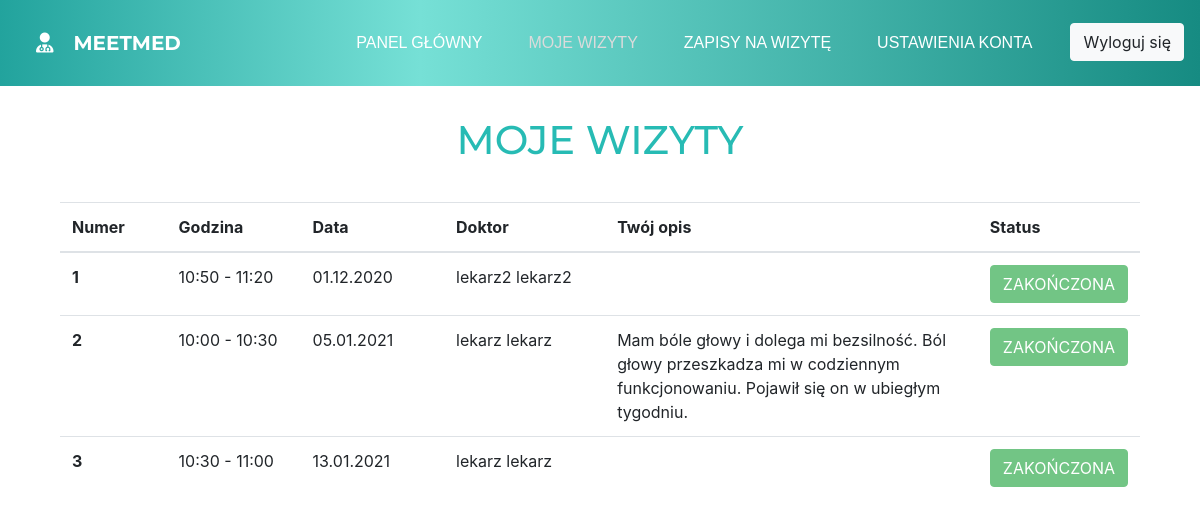
Page /account/patientappointments (signed in) on the earlier database version.
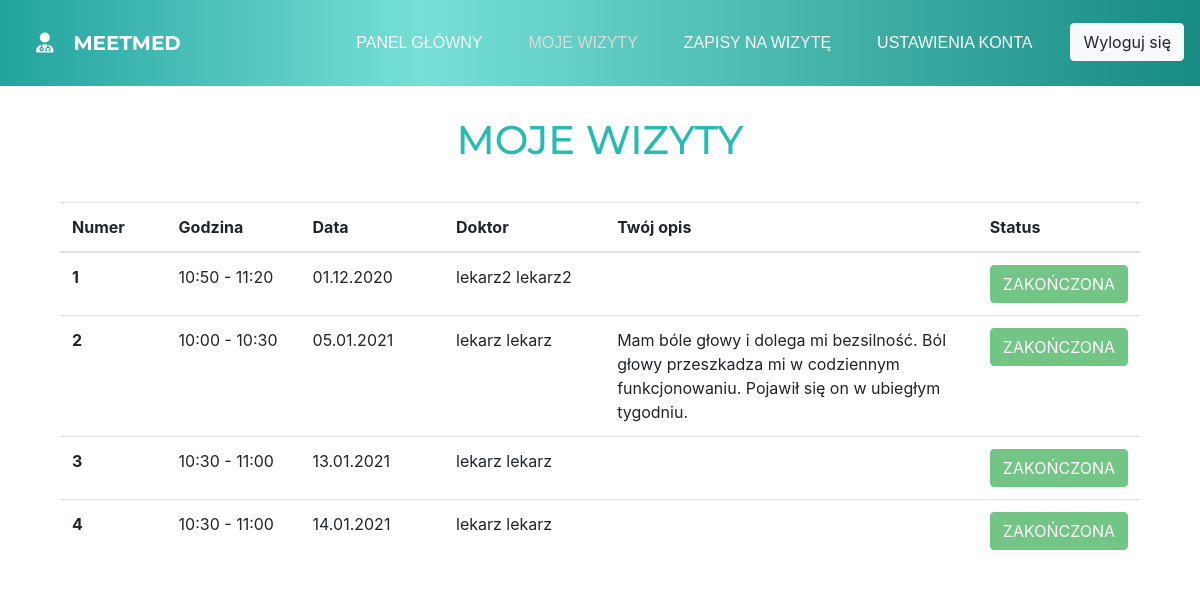
Same page on the later database version.
### meetmedaccount/models.py (models this page shows, shortened)
class Appointment(models.Model):
    id = models.AutoField(primary_key=True)
    title = models.CharField(max_length=100, default=defaultTitle)
    description = models.CharField(max_length=480, null=True, blank=True)
    start_date = models.DateTimeField(null=True, blank=True, default=timezone.now)
    end_date = models.DateTimeField(null=True, blank=True, default=timezone.now)
    date_reserved = models.DateTimeField(null=True, blank=True)
    doctor = models.ForeignKey(User, on_delete=models.CASCADE)
    patient = models.ForeignKey(User, null=True, on_delete=models.SET_NULL, related_name='+', blank=True)
    done = models.CharField(max_length=30, default=defaultDoneClass)

### meetmedaccount/decorators.py (the view)
        def wrapper_function(request, *args, **kwargs):
            group = None
            if request.user.groups.exists():
                group = request.user.groups.all()[0].name
            if group in allowed_roles:
                return view_function(request, *args, **kwargs)
            else:
                return redirect('/')

### meetmedaccount/templatetags/hasgroup.py (called while the page is built)
@register.filter(name='has_group')
def has_group(user, group_name):
    return user.groups.filter(name=group_name).exists()

### meetmedaccount/views.py (called while the page is built, shortened)
@login_required(login_url='login')
@allowed_users(allowed_roles=['Patient'])
def patientappointments(request):
    my_appointments = Appointment.objects.filter(patient=request.user).order_by('start_date')
    for i in my_appointments:
        if datetime.datetime.combine(datetime.date.today(), datetime.time(0, 0)) > datetime.datetime.combine(i.end_date, datetime.time(0, 0)):
            i.done = 'btn-done'
            i.save()
    context = {
        'appointments': my_appointments,
    }
    return render(request, 'patientappointments.html', context)

### meetmedapp/templates/patientappointments.html (shortened to what the changed rows need)
{% extends 'base.html' %}
{% load static %}
{% block head %}
    <link rel="stylesheet" href="https://stackpath.bootstrapcdn.com/bootstrap/4.5.2/css/bootstrap.min.css">
    <link rel="stylesheet" href="https://cdnjs.cloudflare.com/ajax/libs/font-awesome/4.7.0/css/font-awesome.min.css">
    <link rel="stylesheet" type="text/css" href="{% static 'slick/slick.css' %}"/>
    <link rel="stylesheet" type="text/css" href="{% static 'slick/slick-theme.css' %}"/>
    <link rel="stylesheet" href="{% static 'css/patientappointments.css' %}">
{% endblock %}
{% block content %}
                <a class="nav-link" href="userpanel">Panel główny</a>{% load hasgroup %}
    <main>
        <div class="wrapper">
            <div class="title">
                <h1>MOJE WIZYTY</h1>
            </div>
            <div class="my-appointments">
                {% if appointments %}
                <table class="table table-hover test">
                    <thead>
                        <tr>
                            <th scope="col" class="index-row">Numer</th>
                            <th scope="col">Godzina</th>
                            <th scope="col">Data</th>
                            <th scope="col">Doktor</th>
                            <th scope="col">Twój opis</th>
                            <th scope="col">Status</th>
                        </tr>
                    </thead>
                    <tbody>
                    {% for appointment in appointments %}
                        {% if user.username == appointment.patient.username %}
                            <tr>
                                <th scope="row" class="index-row"></th>
                                <td class="hour">
                                    {{ appointment.start_date|date:'H:i' }} - {{ appointment.end_date|date:'H:i' }}
                                </td>
                                <td class="date">
                                    {{ appointment.start_date|date:'d.m.Y' }}
                                </td>
                                <td class="doctor">
                                    {% if appointment.doctor != None %}
                                        {{ appointment.doctor.first_name }} {{ appointment.doctor.last_name}}
                                    {% else %}
                                        Brak
                                    {% endif %}
                                </td>
                                <td class="description">
                                    {{ appointment.description }}
                                </td>
                                <td class="done">
                                    {% if appointment.done %}
                                        <button class="btn btn-success disabled">ZAKOŃCZONA</button>
                                    {% else %}
                                        <button class="btn btn-danger" onclick="cancelAppointment({{ appointment.id }})">ANULUJ WIZYTĘ</button>
                                    {% endif %}
                                </td>
                            </tr>
                        {% endif %}
                    {% endfor %}
                    </tbody>
                </table>
            {% else %}
                <p class="empty">Nie masz zarejestrowanych wizyt na dzisiejszy dzień.</p>
            {% endif %}
            </div>
        </div>
    </main>
{% endblock %}

Differences in the rows shown:
added Appointment: start_date "10:30", end_date "11:00", start_date "14.01.2021", doctor.first_name "lekarz", doctor.last_name "lekarz", done "ZAKOŃCZONA"
